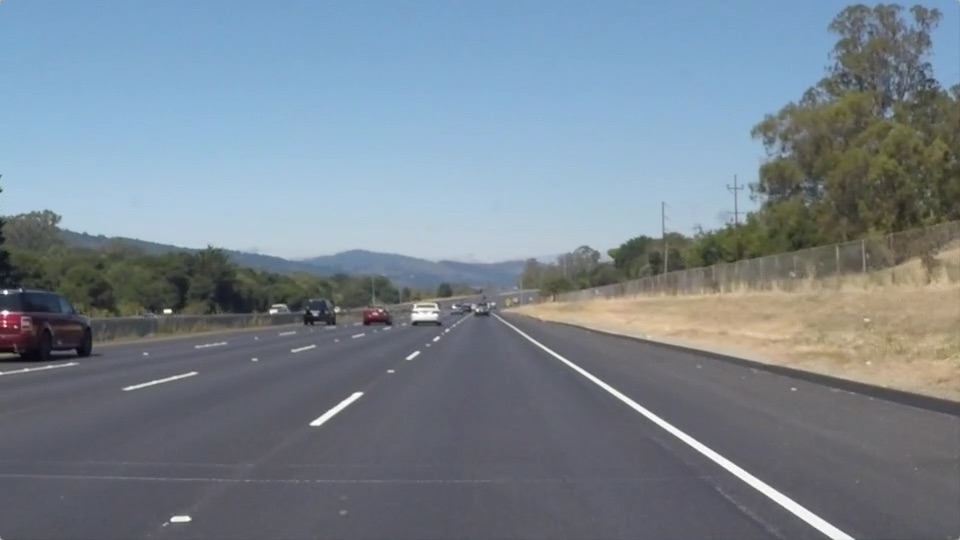
#> input picture test_images/solidWhiteRight.jpg, 960 x 540 px
$ jupyter execute --allow-errors P1.ipynb   (shell and % lines are left out)
#> lines starting #> are read from the running program, lines starting #| are printed output that depends on the picture; after the words box and inside, x2 and y2 are one past the last pixel; in counts of white or black regions, pixels touching at a corner belong together
# **Finding Lane Lines on the Road**
***
In this project, you will use the tools you learned about in the lesson to identify lane lines on the road.  You can develop your pipeline on a series of individual images, and later apply the result to a video stream (really just a series of images). Check out the video clip "raw-lines-example.mp4" (also contained in this repository) to see what the output should look like after using the helper functions below.

Once you have a result that looks roughly like "raw-lines-example.mp4", you'll need to get creative and try to average and/or extrapolate the line segments you've detected to map out the full extent of the lane lines.  You can see an example of the result you're going for in the video "P1_example.mp4".  Ultimately, you would like to draw just one line for the left side of the lane, and one for the right.

---
Let's have a look at our first image called 'test_images/solidWhiteRight.jpg'.  Run the 2 cells below (hit Shift-Enter or the "play" button above) to display the image.

**Note** If, at any point, you encounter frozen display windows or other confounding issues, you can always start again with a clean slate by going to the "Kernel" menu above and selecting "Restart & Clear Output".

---

**The tools you have are color selection, region of interest selection, grayscaling, Gaussian smoothing, Canny Edge Detection and Hough Tranform line detection.  You  are also free to explore and try other techniques that were not presented in the lesson.  Your goal is piece together a pipeline to detect the line segments in the image, then average/extrapolate them and draw them onto the image for display (as below).  Once you have a working pipeline, try it out on the video stream below.**

---

<figure>

 <figcaption>
 <p></p>
 <p style="text-align: center;"> Your output should look something like this (above) after detecting line segments using the helper functions below </p>
 </figcaption>
</figure>
 <p></p>
<figure>

 <figcaption>
 <p></p>
 <p style="text-align: center;"> Your goal is to connect/average/extrapolate line segments to get output like this</p>
 </figcaption>
</figure>

[cell 1]
#importing some useful packages
import matplotlib.pyplot as plt
import matplotlib.image as mpimg
import numpy as np
import cv2
import os

[cell 2]
#reading in an image
image = mpimg.imread('test_images/solidWhiteRight.jpg')
#> image is the input picture: shape (540, 960, 3); mean R, G, B 120.3, 132.6, 143.7
#printing out some stats and plotting
print('This image is:', type(image), 'with dimesions:', image.shape)
#| This image is: <class 'numpy.ndarray'> with dimesions: (540, 960, 3)
plt.imshow(image);  #call as plt.imshow(gray, cmap='gray') to show a grayscaled image

**Some OpenCV functions (beyond those introduced in the lesson) that might be useful for this project are:**

`cv2.inRange()` for color selection
`cv2.fillPoly()` for regions selection
`cv2.line()` to draw lines on an image given endpoints
`cv2.addWeighted()` to coadd / overlay two images
`cv2.cvtColor()` to grayscale or change color
`cv2.imwrite()` to output images to file
`cv2.bitwise_and()` to apply a mask to an image

**Check out the OpenCV documentation to learn about these and discover even more awesome functionality!**

Below are some helper functions to help get you started. They should look familiar from the lesson!

[cell 3]
#importing some useful packages
import matplotlib.pyplot as plt
import matplotlib.image as mpimg
import numpy as np
import cv2
import os
import math
# Import everything needed to edit/save/watch video clips
from moviepy.editor import VideoFileClip
from IPython.display import HTML


# [6 lines left out: function grayscale, not called in this run]

def canny(img, low_threshold, high_threshold):
    """Applies the Canny transform"""
    return cv2.Canny(img, low_threshold, high_threshold)

def gaussian_blur(img, kernel_size):
    """Applies a Gaussian Noise kernel"""
    return cv2.GaussianBlur(img, (kernel_size, kernel_size), 0)

def region_of_interest(img, vertices):
    """
    Applies an image mask.

    Only keeps the region of the image defined by the polygon
    formed from `vertices`. The rest of the image is set to black.
    """
    #defining a blank mask to start with
    mask = np.zeros_like(img)

    #defining a 3 channel or 1 channel color to fill the mask with depending on the input image
    if len(img.shape) > 2:
        channel_count = img.shape[2]  # i.e. 3 or 4 depending on your image
        ignore_mask_color = (255,) * channel_count
    else:
        ignore_mask_color = 255

    #filling pixels inside the polygon defined by "vertices" with the fill color
    cv2.fillPoly(mask, vertices, ignore_mask_color)

    #returning the image only where mask pixels are nonzero
    masked_image = cv2.bitwise_and(img, mask)
    return masked_image

# Historic slope, intercepts for error correction
# If the variance in slope is greater than a treshold,
# revert to historic values. Assuming they dont change rapidly
# under normal driving conditions
prev_lslope = 0.0
prev_rslope = 0.0
prev_lb = 0.0
prev_rb = 0.0

def draw_lines(img, lines, color=[255, 0, 0], thickness=8):
    """
    NOTE: this is the function you might want to use as a starting point once you want to
    average/extrapolate the line segments you detect to map out the full
    extent of the lane (going from the result shown in raw-lines-example.mp4
    to that shown in P1_example.mp4).

    Think about things like separating line segments by their
    slope ((y2-y1)/(x2-x1)) to decide which segments are part of the left
    line vs. the right line.  Then, you can average the position of each of
    the lines and extrapolate to the top and bottom of the lane.

    This function draws `lines` with `color` and `thickness`.
    Lines are drawn on the image inplace (mutates the image).
    If you want to make the lines semi-transparent, think about combining
    this function with the weighted_img() function below
    """

    #Global variables
    global prev_lslope
    global prev_rslope
    global prev_lb
    global prev_rb


    lslope = [] # left slope array
    lx = []
    ly = []
    rslope = [] # right slope array
    rx = []
    ry = []
    for line in lines:
        for x1,y1,x2,y2 in line:
            if not (x1 == x2):
                # Compute slope for each line and add it to lslope or rslope
                slope = (y2-y1)/(x2-x1)
                if (slope < -0.5):
                    rslope.append(slope)
                    rx.append(x1)
                    rx.append(x2)
                    ry.append(y1)
                    ry.append(y2)
                elif (slope > 0.5):
                    lslope.append(slope)
                    lx.append(x1)
                    lx.append(x2)
                    ly.append(y1)
                    ly.append(y2)

    # Compute top y value and bottom y value to exrapolate lines between these
    imshape = img.shape
    top_y = int(imshape[0]/2) + int(imshape[0]/20)
    bottom_y = imshape[0]

    #Compute average slope of left lane
    #If no left lines were detected,
    #use historic value
    if lslope:
        avg_lslope = np.mean(lslope)
    else:
        avg_lslope = prev_lslope

    #If the average slope variance is greater than a treshold,
    #reset average slope to historic value
    if not(prev_lslope == 0.0):
        if abs((prev_lslope - avg_lslope)/prev_lslope) >= 0.2:
            avg_lslope = prev_lslope

    #If no left lanes were detected, use historic value
    if lx and ly:
        avg_lx = np.mean(lx)
        avg_ly = np.mean(ly)
        lb = avg_ly - avg_lslope * avg_lx
    else:
        lb = prev_lb

    """
    if not(prev_lb == 0.0):
        if abs((prev_lb - lb)/prev_lb) >= 0.1:
            lb = prev_lb
    """

    #Draw left lane
    #
    #ly1 = min(ly)
    ly1 = top_y
    #ly2 = max(ly)
    ly2 = bottom_y

    lx1 = int((ly1 - lb)/avg_lslope)
    lx2 = int((ly2 - lb)/avg_lslope)
    cv2.line(img, (lx1, ly1), (lx2, ly2), color, thickness)


    #Compute average slope of right lane
    #If no right lines were detected,
    #use historic value
    if rslope:
        avg_rslope = np.mean(rslope)
    else:
        avg_rslope = prev_rslope

    #If the average slope variance is greater than a treshold,
    #reset average slope to historic value
    if not(prev_rslope == 0.0):
        if abs((prev_rslope - avg_rslope)/prev_rslope) >= 0.2:
            avg_rslope = prev_rslope

    #If no right lanes were detected, use historic value
    if rx and ry:
        avg_rx = np.mean(rx)
        avg_ry = np.mean(ry)
        rb = avg_ry - avg_rslope * avg_rx
    else:
        rb = prev_rb

    """
    if not(prev_rb == 0.0):
        if abs((prev_rb - rb)/prev_rb) >= 0.001:
            rb = prev_rb
    """

    #Draw right lane
    #
    #y1 = min(ry)
    ry1 = top_y
    #ry2 = max(ry)
    ry2 = bottom_y

    rx1 = int((ry1 - rb)/avg_rslope)
    rx2 = int((ry2 - rb)/avg_rslope)
    cv2.line(img, (rx1, ry1), (rx2, ry2), color, thickness)


    prev_lslope = avg_lslope
    prev_rslope = avg_rslope
    prev_lb = lb
    prev_rb = rb

    """
    prev_lslope = (prev_lslope + avg_lslope)/2.0
    prev_rslope = (prev_rslope + avg_rslope)/2.0
    prev_lb = (prev_lb + lb)/2.0
    prev_rb = (prev_rb + rb)/2.0
    """


    """
    for line in lines:
        for x1,y1,x2,y2 in line:
            cv2.line(img, (x1, y1), (x2, y2), color, thickness)

    """


def hough_lines(img, rho, theta, threshold, min_line_len, max_line_gap):
    """
    `img` should be the output of a Canny transform.

    Returns an image with hough lines drawn.
    """
    lines = cv2.HoughLinesP(img, rho, theta, threshold, np.array([]), minLineLength=min_line_len, maxLineGap=max_line_gap)
    #line_img = np.zeros(img.shape, dtype=np.uint8)
    line_image = np.copy(image)*0 # creating a blank to draw lines on
    draw_lines(line_image, lines)
    return line_image


# FOR TESTING: Draw all line segments from houg transform
# [17 lines left out: function hough_lines1, not called in this run]


# Python 3 has support for cool math symbols.

def weighted_img(img, initial_img, α=0.8, β=1., λ=0.):
    """
    `img` is the output of the hough_lines(), An image with lines drawn on it.
    Should be a blank image (all black) with lines drawn on it.

    `initial_img` should be the image before any processing.

    The result image is computed as follows:

    initial_img * α + img * β + λ
    NOTE: initial_img and img must be the same shape!
    """
    return cv2.addWeighted(initial_img, α, img, β, λ)

[cell 4]
def process_image(image):
    # NOTE: The output you return should be a color image (3 channel) for processing video below
    # you should return the final output (image with lines are drawn on lanes)

    # grayscale the image
    gray = cv2.cvtColor(image,cv2.COLOR_BGR2GRAY)

    """
    plt.figure()
    plt.imshow(gray, cmap='gray');
    """

    # Define a kernel size and apply Gaussian smoothing
    kernel_size = 5
    blur_gray = gaussian_blur(gray, kernel_size)

    # Define our parameters for Canny and apply
    low_threshold = 10
    high_threshold = 150
    edges = canny(blur_gray, low_threshold, high_threshold)

    # Define a four sided polygon to mask
    imshape = image.shape
    center_x = int(imshape[1]/2)
    center_y = int(imshape[0]/2) + int(imshape[0]/20)
    left_x = max(0,center_x - 350)
    right_x = min(center_x + 450, imshape[1])

    bottom_y = imshape[0] - int(imshape[0]/10)

    vertices = np.array([[(left_x,bottom_y),
                          (center_x, center_y),
                          (center_x, center_y),
                          (right_x,bottom_y)]], dtype=np.int32)

    masked_edges = region_of_interest(edges, vertices)

    # Define the Hough transform parameters
    # Make a blank the same size as our image to draw on
    rho = 2 # distance resolution in pixels of the Hough grid
    theta = np.pi/180 # angular resolution in radians of the Hough grid
    threshold = 50    # minimum number of votes (intersections in Hough grid cell)
    min_line_length = 20 #minimum number of pixels making up a line
    max_line_gap = 40  # maximum gap in pixels between connectable line segments

    # Run Hough on edge detected image
    # Output "lines" is an array containing endpoints of detected line segments
    line_image =  hough_lines(masked_edges, rho, theta, threshold, min_line_length, max_line_gap)

    """
    line_image1 =  hough_lines1(masked_edges, rho, theta, threshold, min_line_length, max_line_gap)
    """

    # Create a "color" binary image to combine with line image
    color_edges = np.dstack((edges, edges, edges))

    # Draw the lines on the edge image
    try:
        """
        lines_edges = weighted_img(line_image1, color_edges, α=0.8, β=1., λ=0.)
        plt.figure()
        plt.imshow(lines_edges)

        lines_edges = weighted_img(line_image, color_edges, α=0.8, β=1., λ=0.)
        plt.figure()
        """

        lines_edges = weighted_img(line_image, image, α=0.8, β=1., λ=0.)

        """
        plt.figure()
        """
        plt.imshow(lines_edges)

        x = [vertices[0][i][0] for i in range(len(vertices[0]))]
        y = [vertices[0][i][1] for i in range(len(vertices[0]))]
        x.append(x[0])
        y.append(y[0])
        plt.plot(x, y, 'b--', lw=4)


    except:
        lines_edges = image

    return lines_edges

## Test on Images

Now you should build your pipeline to work on the images in the directory "test_images"
**You should make sure your pipeline works well on these images before you try the videos.**

[cell 5]
import os
os.listdir("test_images/")

run your solution on all test_images and make copies into the test_images directory).

[cell 6]
#Test!!!
dir_name = "test_images/"
picl = os.listdir(dir_name)
for i in range(len(picl)):
    fname = dir_name+picl[i]
    #reading in an image
    image = mpimg.imread(fname)
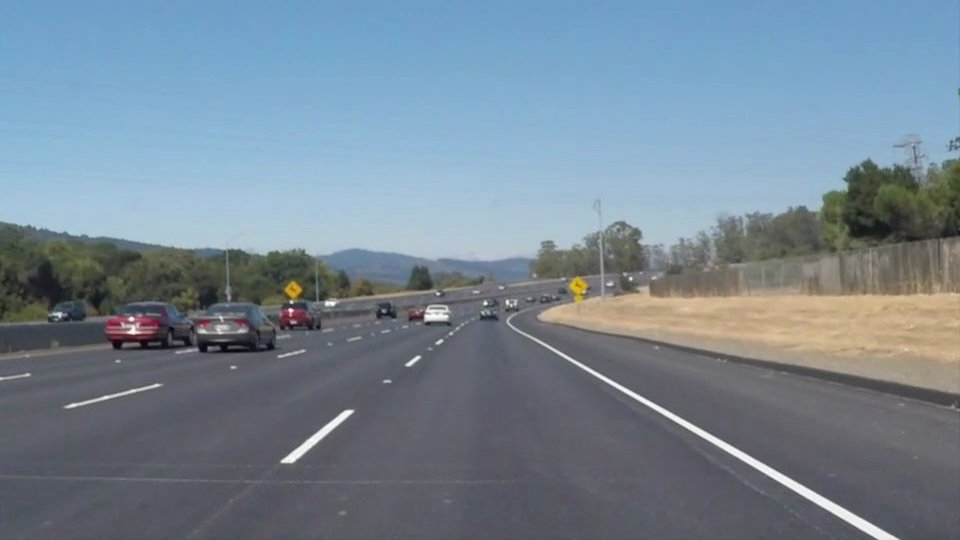
#> input picture test_images/solidWhiteCurve.jpg, 960 x 540 px
#> image is the input picture: shape (540, 960, 3); mean R, G, B 118.5, 134.5, 148.1
    process_image(image);
#> in process_image, `gray = cv2.cvtColor(image,cv2.COLOR_BGR2GRAY)`:
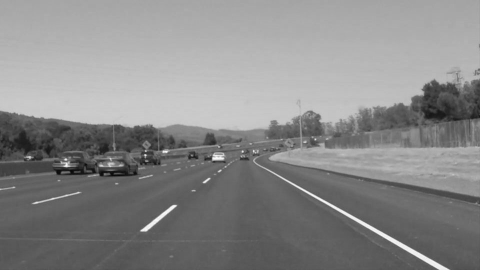
#> gray: shape (540, 960) (shown at 1/2 size); min 3, max 255, mean 136.7
#> in canny, `return cv2.Canny(img, low_threshold, high_threshold)`:
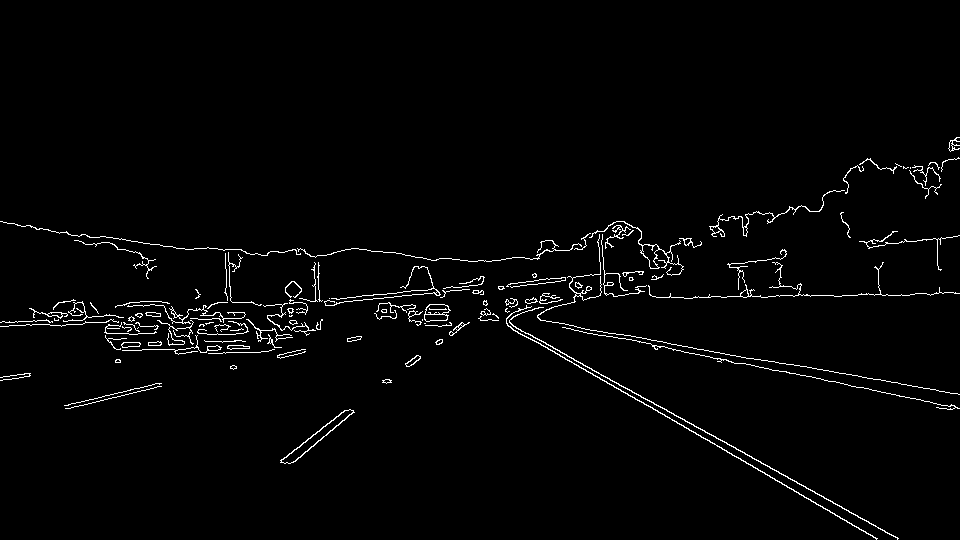
#> returned value: shape (540, 960); 2% white in thin lines or dots, all inside (x1, y1, x2, y2) = (0, 137, 960, 540)
#> in region_of_interest, `cv2.fillPoly(mask, vertices, ignore_mask_color)`:
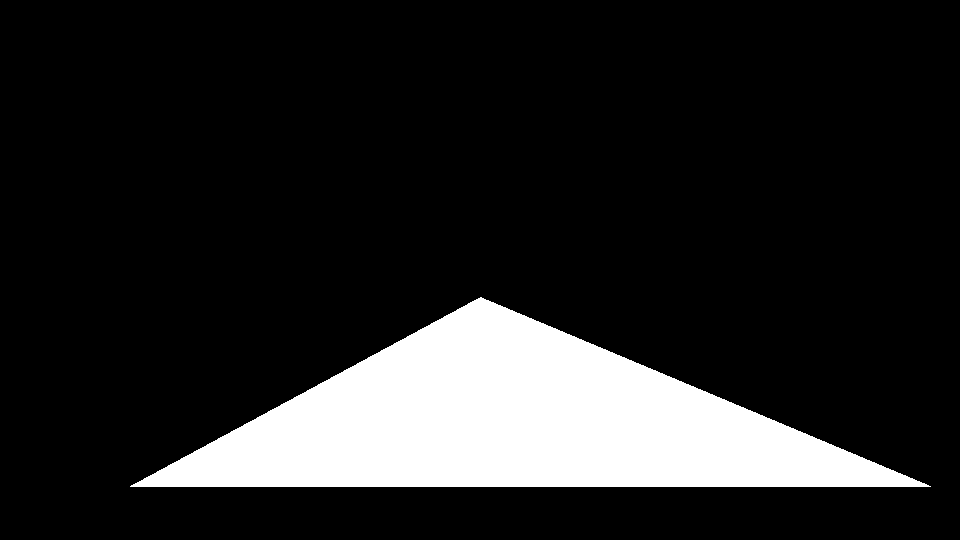
#> mask: shape (540, 960); 14.7% white; 1 white region, box (x1, y1, x2, y2) and area: (130, 297, 931, 487) 76402
#> in region_of_interest, `masked_image = cv2.bitwise_and(img, mask)`:
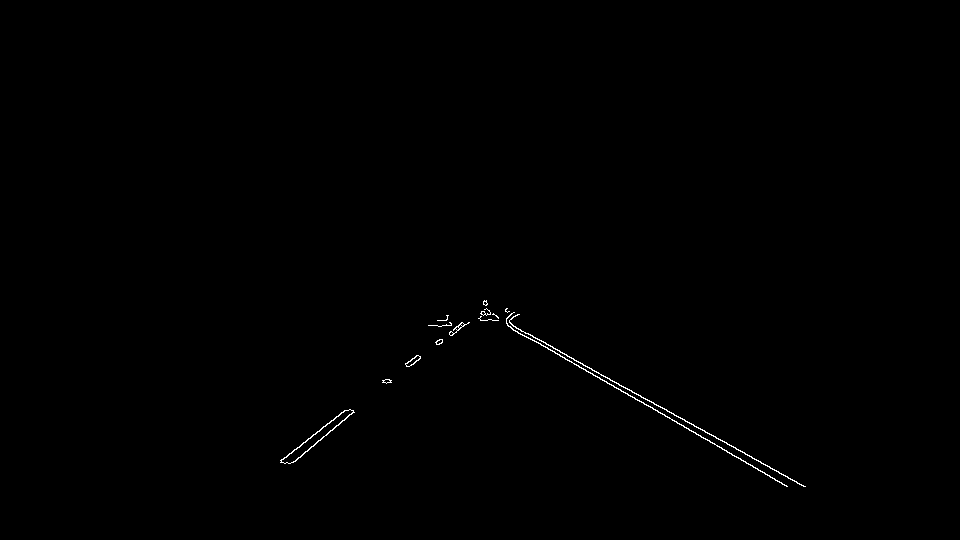
#> masked_image: shape (540, 960); 0.29% white in thin lines or dots, all inside (x1, y1, x2, y2) = (280, 300, 806, 487)
#> in hough_lines, `lines = cv2.HoughLinesP(img, rho, theta, threshold, np.array([]), minL..`: lines = [[490, 313, 801, 485], [482, 311, 786, 486], [292, 462, 439, 339], [294, 449, 487, 303], [704, 430, 794, 481], [408, 366, 487, 309], [295, 461, 451, 325], [490, 314, 786, 485], [281, 461, 416, 355]]
#> the loop in draw_lines, `for line in lines:` made 9 passes
#> after the loop in draw_lines, `for line in lines:`: lslope = [0.553, 0.576, 0.567, 0.578]; lx = [490, 801, 482, 786, 704, 794, 490, 786]; ly = [313, 485, 311, 486, 430, 481, 314, 485]; rslope = [-0.837, -0.756, -0.722, -0.872, -0.785]; rx = [292, 439, 294, 487, 408, 487, 295, 451, 281, 416]; ry = [462, 339, 449, 303, 366, 309, 461, 325, 461, 355]
#> in draw_lines, `avg_lslope = np.mean(lslope)`: avg_lslope = 0.568
#> in draw_lines, `avg_lx = np.mean(lx)`: avg_lx = 666.6
#> in draw_lines, `avg_ly = np.mean(ly)`: avg_ly = 413.1
#> in draw_lines, `lb = avg_ly - avg_lslope * avg_lx`: lb = 34.3
#> in draw_lines, `lx1 = int((ly1 - lb)/avg_lslope)`: lx1 = 462
#> in draw_lines, `lx2 = int((ly2 - lb)/avg_lslope)`: lx2 = 889
#> in draw_lines, `avg_rslope = np.mean(rslope)`: avg_rslope = -0.794
#> in draw_lines, `avg_rx = np.mean(rx)`: avg_rx = 385
#> in draw_lines, `avg_ry = np.mean(ry)`: avg_ry = 383
#> in draw_lines, `rb = avg_ry - avg_rslope * avg_rx`: rb = 688.8
#> in draw_lines, `rx1 = int((ry1 - rb)/avg_rslope)`: rx1 = 493
#> in draw_lines, `rx2 = int((ry2 - rb)/avg_rslope)`: rx2 = 187
#> in draw_lines, `cv2.line(img, (rx1, ry1), (rx2, ry2), color, thickness)`:
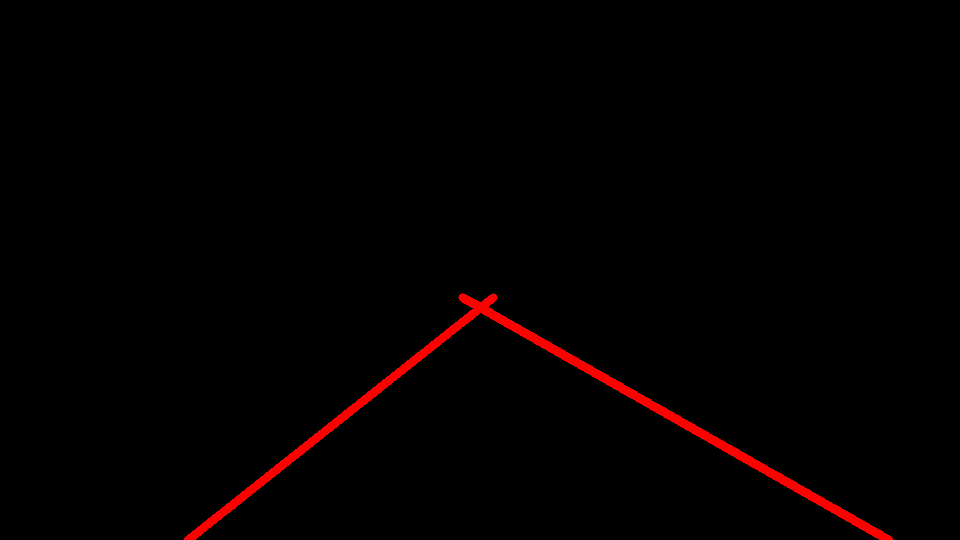
#> img: shape (540, 960, 3); mean R, G, B 3.7, 0, 0
#> in draw_lines, `prev_lslope = avg_lslope`: prev_lslope = 0.568
#> in draw_lines, `prev_rslope = avg_rslope`: prev_rslope = -0.794
#> in draw_lines, `prev_lb = lb`: prev_lb = 34.3
#> in draw_lines, `prev_rb = rb`: prev_rb = 688.8
#> in weighted_img, `return cv2.addWeighted(initial_img, α, img, β, λ)`:
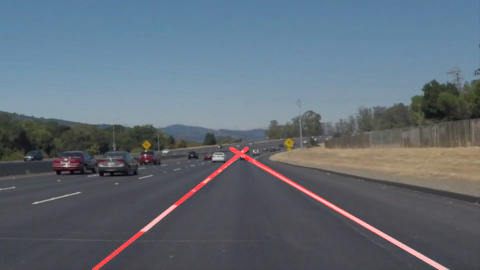
#> returned value: shape (540, 960, 3) (shown at 1/2 size); mean of channels 0, 1, 2 96.7, 107.6, 118.5; drawn as R, G, B
    plt.figure();
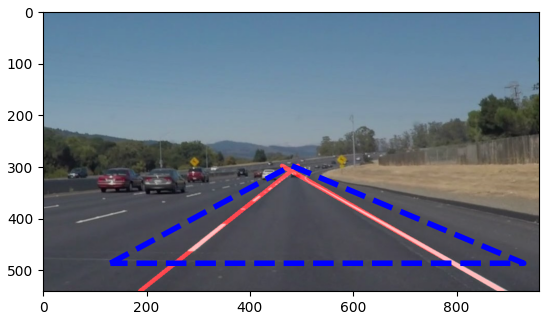
#> figure drawn by matplotlib, 1 panel
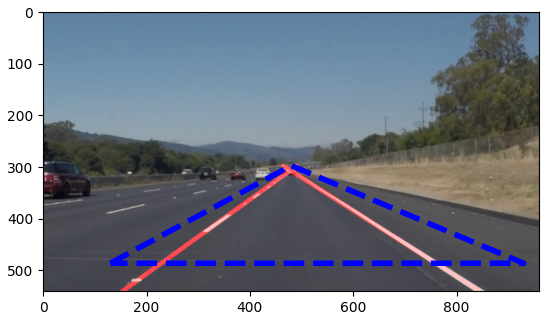
#> figure drawn by matplotlib, 1 panel
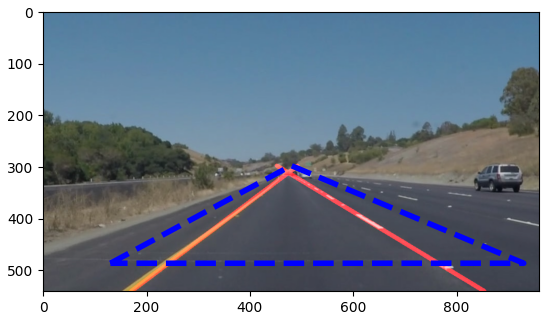
#> figure drawn by matplotlib, 1 panel
